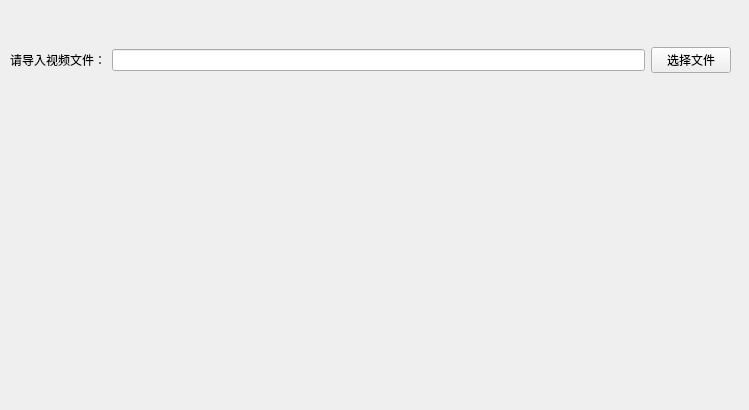
<?xml version="1.0" encoding="UTF-8"?>
<ui version="4.0">
 <class>Form</class>
 <widget class="QWidget" name="Form">
  <property name="geometry">
   <rect>
    <x>0</x>
    <y>0</y>
    <width>749</width>
    <height>410</height>
   </rect>
  </property>
  <property name="windowTitle">
   <string>Form</string>
  </property>
  <widget class="QWidget" name="horizontalLayoutWidget">
   <property name="geometry">
    <rect>
     <x>10</x>
     <y>20</y>
     <width>721</width>
     <height>80</height>
    </rect>
   </property>
   <layout class="QHBoxLayout" name="horizontalLayout">
    <item>
     <widget class="QLabel" name="label">
      <property name="text">
       <string>请导入视频文件：</string>
      </property>
     </widget>
    </item>
    <item>
     <widget class="QLineEdit" name="lineEdit"/>
    </item>
    <item>
     <widget class="QPushButton" name="pushButton">
      <property name="text">
       <string>选择文件</string>
      </property>
     </widget>
    </item>
   </layout>
  </widget>
  <widget class="QLabel" name="label_2">
   <property name="geometry">
    <rect>
     <x>30</x>
     <y>160</y>
     <width>261</width>
     <height>191</height>
    </rect>
   </property>
   <property name="text">
    <string/>
   </property>
  </widget>
 </widget>
 <resources/>
 <connections/>
</ui>
